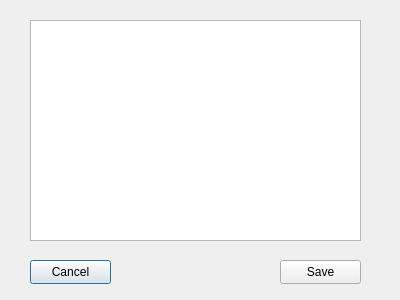
<?xml version="1.0" encoding="UTF-8"?>
<ui version="4.0">
 <class>EditDialog</class>
 <widget class="QDialog" name="EditDialog">
  <property name="geometry">
   <rect>
    <x>0</x>
    <y>0</y>
    <width>400</width>
    <height>300</height>
   </rect>
  </property>
  <property name="windowTitle">
   <string>Dialog</string>
  </property>
  <widget class="QPushButton" name="Cancel">
   <property name="geometry">
    <rect>
     <x>30</x>
     <y>260</y>
     <width>81</width>
     <height>24</height>
    </rect>
   </property>
   <property name="text">
    <string>Cancel</string>
   </property>
  </widget>
  <widget class="QPushButton" name="Save">
   <property name="geometry">
    <rect>
     <x>280</x>
     <y>260</y>
     <width>81</width>
     <height>24</height>
    </rect>
   </property>
   <property name="text">
    <string>Save</string>
   </property>
  </widget>
  <widget class="QTextEdit" name="textEdit">
   <property name="geometry">
    <rect>
     <x>30</x>
     <y>20</y>
     <width>331</width>
     <height>221</height>
    </rect>
   </property>
   <property name="font">
    <font>
     <family>Times New Roman</family>
     <pointsize>12</pointsize>
    </font>
   </property>
  </widget>
 </widget>
 <resources/>
 <connections/>
</ui>
